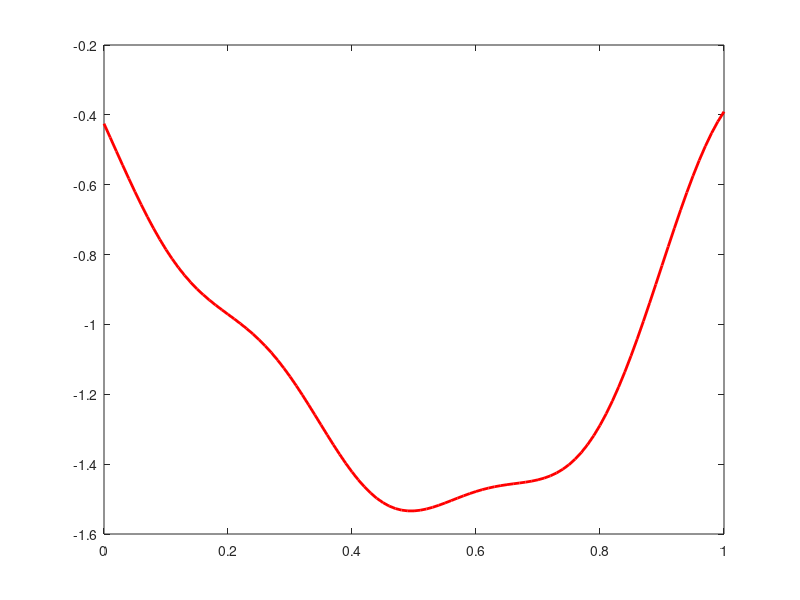
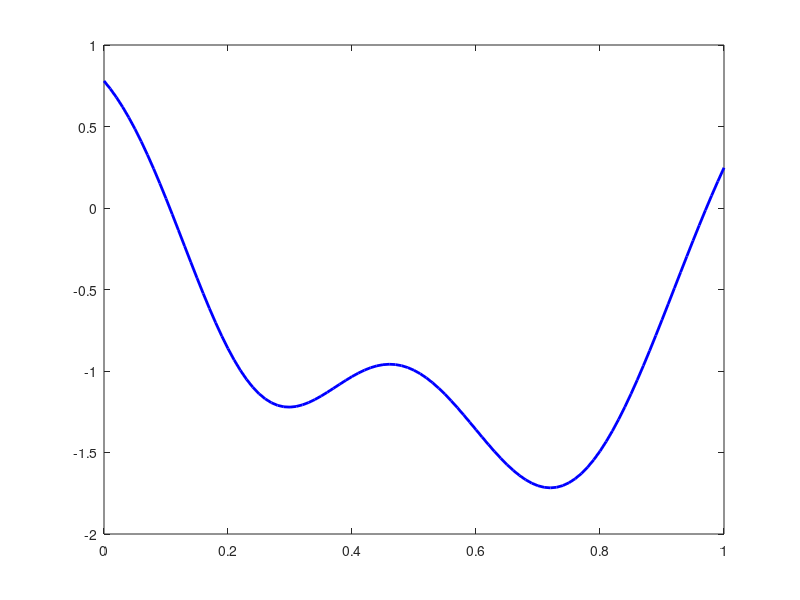

Reproduce these figures in MATLAB, in order.
rng('default');

N = 101;

num_data = 2000;

xf = linspace(0, 1, N);

l = 0.2;

len = length(xf);

cov = zeros(len, len);

for i = 1:len
    for j  = 1:len
        cov(i, j) = exp(-0.5*(xf(i) - xf(j)).*(xf(i) - xf(j))/l/l);
    end
end
%
mu = zeros(1, len);
f_bc = mvnrnd(mu, cov, num_data);

figure;
plot(xf, f_bc(1, :), 'r-', 'linewidth', 2.0);

figure;
plot(xf, f_bc(2, :), 'b-', 'linewidth', 2.0);

save('bc', 'f_bc');